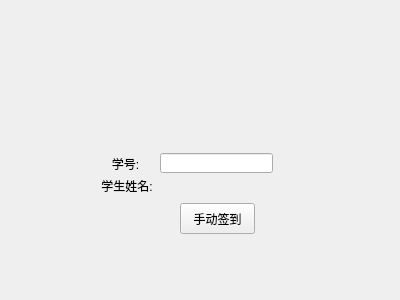
<?xml version="1.0" encoding="UTF-8"?>
<ui version="4.0">
 <class>Frame_manual_sign</class>
 <widget class="QWidget" name="Frame_manual_sign">
  <property name="geometry">
   <rect>
    <x>0</x>
    <y>0</y>
    <width>400</width>
    <height>300</height>
   </rect>
  </property>
  <property name="windowTitle">
   <string>Form</string>
  </property>
  <widget class="QLabel" name="stu_id">
   <property name="geometry">
    <rect>
     <x>90</x>
     <y>153</y>
     <width>71</width>
     <height>21</height>
    </rect>
   </property>
   <property name="text">
    <string>学号:</string>
   </property>
   <property name="alignment">
    <set>Qt::AlignCenter</set>
   </property>
  </widget>
  <widget class="QLineEdit" name="tb_id">
   <property name="geometry">
    <rect>
     <x>160</x>
     <y>153</y>
     <width>113</width>
     <height>20</height>
    </rect>
   </property>
  </widget>
  <widget class="QPushButton" name="btn_submit">
   <property name="geometry">
    <rect>
     <x>180</x>
     <y>203</y>
     <width>75</width>
     <height>31</height>
    </rect>
   </property>
   <property name="text">
    <string>手动签到</string>
   </property>
  </widget>
  <widget class="QLabel" name="tip_name">
   <property name="geometry">
    <rect>
     <x>180</x>
     <y>180</y>
     <width>71</width>
     <height>21</height>
    </rect>
   </property>
   <property name="text">
    <string/>
   </property>
  </widget>
  <widget class="QLabel" name="stu_name">
   <property name="geometry">
    <rect>
     <x>100</x>
     <y>180</y>
     <width>54</width>
     <height>12</height>
    </rect>
   </property>
   <property name="text">
    <string>学生姓名:</string>
   </property>
   <property name="alignment">
    <set>Qt::AlignCenter</set>
   </property>
  </widget>
 </widget>
 <resources/>
 <connections/>
</ui>
